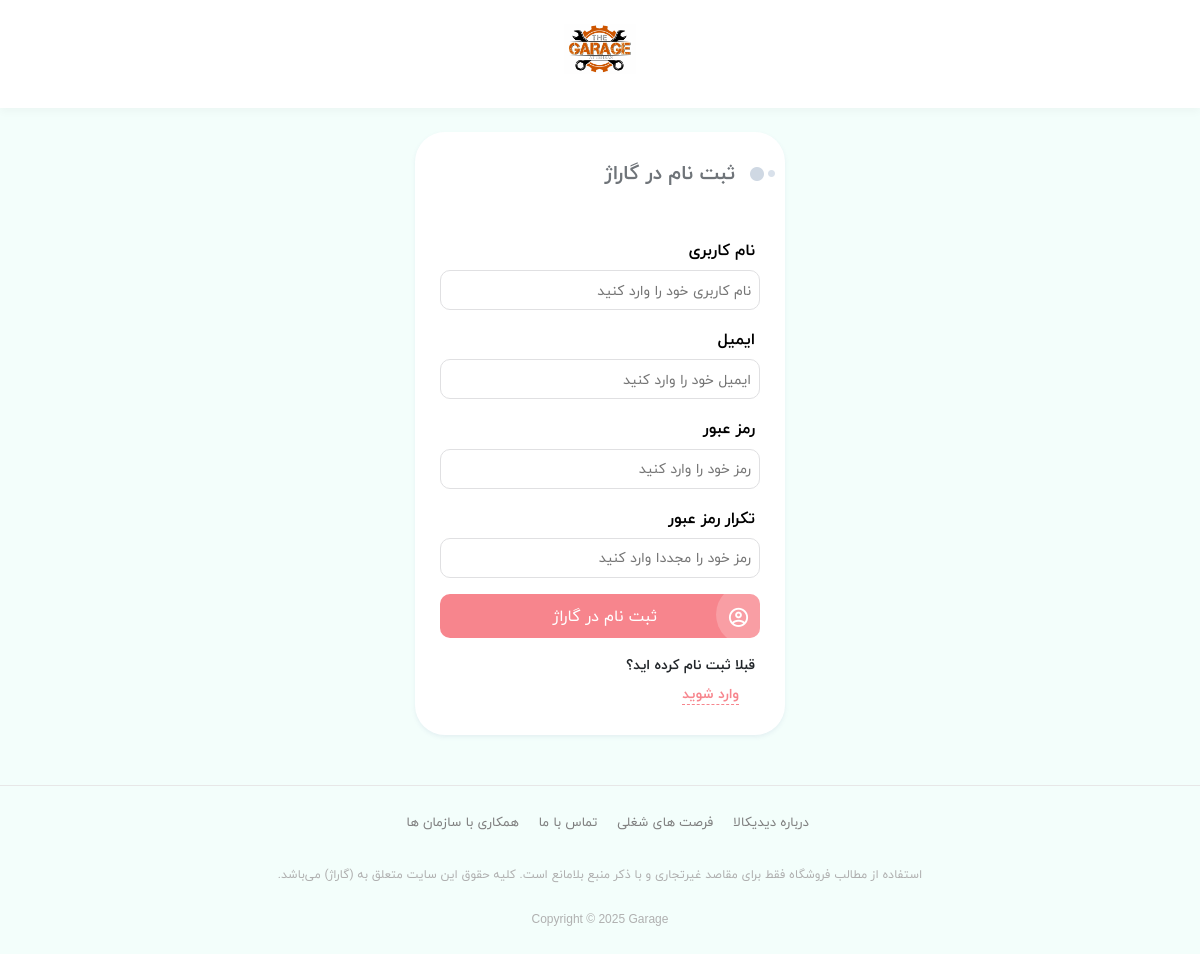
Screenshot of /register with the database file from the repository.
### eshop_setting/models.py (models this page shows, shortened)
class SiteSetting(models.Model):
    STATUS = (
        ('True', 'True'),
        ('False', 'False'),
    )
    domain = models.CharField(max_length=150, blank=True)
    title = models.CharField(max_length=150, verbose_name='عنوان')
    keywords = models.CharField(max_length=255, verbose_name='کلمه کلیدی')
    description = models.CharField(max_length=255, verbose_name='توضیحات')
    company = models.CharField(max_length=50, verbose_name='نام شرکت')
    address = models.CharField(blank=True, max_length=100, verbose_name='آدرس')
    phone = models.CharField(blank=True, max_length=15, verbose_name='تلفن')
    mobile = models.CharField(blank=True, max_length=50, verbose_name='موبایل')
    fax = models.CharField(blank=True, max_length=15, verbose_name='فکس')
    email = models.CharField(blank=True, max_length=50, verbose_name='ایمیل')
    smtpserver = models.CharField(blank=True, max_length=50)
    smtpemail = models.CharField(blank=True, max_length=50)
    smtppassword = models.CharField(blank=True, max_length=10)
    smtpport = models.CharField(blank=True, max_length=5)
    telegram = models.CharField(blank=True, max_length=150, verbose_name='تلگرام')
    instagram = models.CharField(blank=True, max_length=150, verbose_name='اینستاگرام')
    twitter = models.CharField(blank=True, max_length=150, verbose_name='توئیتر')
    youtube = models.CharField(blank=True, max_length=150, verbose_name='یوتوب')
    copy_right = models.CharField(max_length=50, verbose_name='کپی رایت')
    aboutus = RichTextUploadingField(blank=True, verbose_name='درباره ما')
    contact = RichTextUploadingField(blank=True, verbose_name='تماس با ما')
    references = RichTextUploadingField(blank=True, verbose_name='رفرنس')
    status = models.CharField(max_length=10, choices=STATUS, verbose_name='وضعیت')
    logo = models.ImageField(blank=True, upload_to=upload_image_path, verbose_name='لوگو')
    enemad_code = models.TextField(blank=True)
    create_at = models.DateTimeField(auto_now_add=True, verbose_name='زمان ایجاد')
    update_at = models.DateTimeField(auto_now=True, verbose_name='آخرین آپدیت')
    class Meta:
        verbose_name = 'تنظیمات سایت'
        verbose_name_plural = 'تنظیمات سایت'

### eshop_account/views.py (the view, shortened to what this page needs)
# urls.py: path('register', register, name='register'),
def register(request):
    site_info = SiteSetting.objects.filter(status=True).first()
    if request.user.is_authenticated:
        return redirect('/')
    register_form = RegisterForm(request.POST or None)
    context = {
        'site_info': site_info,
        'register_form': register_form
    }
    return render(request, 'account/register.html', context)

### eshop_account/forms.py (shortened to what this page needs)
class RegisterForm(forms.Form):
    username = forms.CharField(
        widget=forms.TextInput(attrs={'placeholder': 'نام کاربری خود را وارد کنید', 'class': "input-ui pr-2 "}),
        label='نام کاربری',
        validators=[
            validators.MaxLengthValidator(20, 'نام کاربری نباید بیشتر از 20 کارکتر باشد'),
            validators.MinLengthValidator(4, 'نام کاربری نباید کمتر از 4 کارکتر باشد')
        ]
    )
    email = forms.EmailField(
        widget=forms.EmailInput(attrs={'placeholder': 'ایمیل خود را وارد کنید', 'class': "input-ui pr-2 "}),
        label='ایمیل'
    )
    password = forms.CharField(
        widget=forms.PasswordInput(attrs={'placeholder': 'رمز خود را وارد کنید', 'class': "input-ui pr-2 "}),
        label='رمز عبور')
    re_password = forms.CharField(
        widget=forms.PasswordInput(attrs={'placeholder': 'رمز خود را مجددا وارد کنید', 'class': "input-ui pr-2 "}),
        label='تکرار رمز عبور')

### eshop_account/templates/account/register.html (shortened to what this page needs)
{% load static %}
<!DOCTYPE html>
<html lang="en">
<head>
    {% include 'shared/_HeaderReferences.html' %}
</head>
<body>
<div class="wrapper">
    {% block content %}
        <header class="mini-header pt-4 pb-4">
            <div class="container">
                <div class="row">
                    <div class="col-12 text-center">
                        <div class="logo-area-mini-header">
                            <a href="#">
                                <img src="{{ site_info.logo.url }}" alt="Logo" height="50">
                            </a>
                        </div>
                    </div>
                </div>
            </div>
        </header>
        <main class="main-content dt-sl mt-4 mb-3">
            <div class="container main-container">
                <div class="row">
                    <div class="col-xl-4 col-lg-5 col-md-7 col-12 mx-auto">
                        <div class="form-ui dt-sl dt-sn pt-4">
                            <div class="section-title title-wide mb-1 no-after-title-wide">
                                <h2 class="font-weight-bold">ثبت نام در {{ site_info.title }}</h2>
                            </div>
                            <form action="" method="post">
                                <div class="form-row-title">
                                    <h3>{{ register_form.username.label }}</h3>
                                </div>
                                <div class="form-row with-icon" for="{{ register_form.username.id_for_label }}">
                                    {{ register_form.username }}
                                </div>
                                <div class="form-row-title">
                                    <h3>{{ register_form.email.label }}</h3>
                                </div>
                                <div class="form-row with-icon" for="{{ register_form.email.id_for_label }}">
                                    {{ register_form.email }}
                                </div>
                                <div class="form-row-title">
                                    <h3>{{ register_form.password.label }}</h3>
                                </div>
                                <div class="form-row with-icon" for="{{ register_form.password.id_for_label }}">
                                    {{ register_form.password }}
                                </div>
                                <div class="form-row-title">
                                    <h3>{{ register_form.re_password.label }}</h3>
                                </div>
                                <div class="form-row with-icon" for="{{ register_form.re_password.id_for_label }}">
                                    {{ register_form.re_password }}
                                </div>
                                <div class="form-row mt-3">
                                    <button class="btn-primary-cm btn-with-icon mx-auto w-100">
                                        <i class="mdi mdi-account-circle-outline"></i>
                                        ثبت نام در {{ site_info.title }}
                                    </button>
                                </div>
                                <div class="form-footer text-right mt-3">
                                    <span class="d-block font-weight-bold">قبلا ثبت نام کرده اید؟</span>
                                    <a href="{% url 'login' %}" class="d-inline-block mr-3 mt-2">وارد شوید</a>
                                </div>
                            </form>
                        </div>
                    </div>
                </div>
            </div>
        </main>
        <footer class="mini-footer dt-sl">
            <div class="container main-container">
                <div class="row">
                    <div class="col-12">
                        <ul class="mini-footer-menu">
                            <li><a href="/contact_us">درباره دیدیکالا</a></li>
                            <li><a href="#">فرصت های شغلی</a></li>
                            <li><a href="/contact_us">تماس با ما</a></li>
                            <li><a href="#">همکاری با سازمان ها</a></li>
                        </ul>
                    </div>
                    <div class="col-12 mt-2 mb-3">
                        <div class="footer-light-text">
                            استفاده از مطالب فروشگاه فقط برای مقاصد غیرتجاری و با ذکر منبع بلامانع
                            است. کلیه حقوق این سایت متعلق به ({{ site_info.title }}) می‌باشد.
                        </div>
                    </div>
                    <div class="col-12 text-center">
                        <div class="copy-right-mini-footer">
                            Copyright © 2025 {{ site_info.copy_right }}
                        </div>
                    </div>
                </div>
            </div>
        </footer>
    {% endblock %}
</div>
</body>
</html>

### rows the page displays
SiteSetting: logo (picture), title "گاراژ", copy_right "Garage"

### other values shown
{{ register_form.username.label }} "نام کاربری"
{{ register_form.email.label }} "ایمیل"
{{ register_form.password.label }} "رمز عبور"
{{ register_form.re_password.label }} "تکرار رمز عبور"
